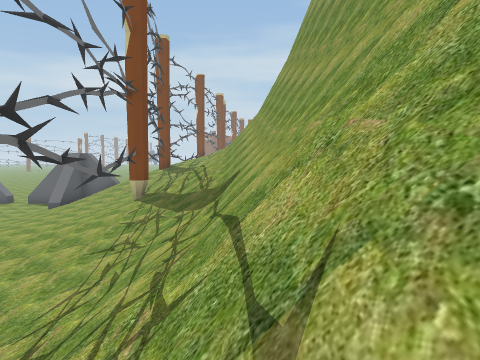
View 1 (above)

24 first-person views from a walk through a 3-D level made in the Unity game engine. The camera is 1.2 m above the floor, tilts 4° down and sees 70° across. The floor is counted in squares, 2 m on a side. Each view is taken from the middle of a square. On the plan, view 1 faces up. The plan holds only what a view shows up to about 10 squares ahead; the rest is blank. The place goes on beyond the plan. The player character is not drawn.

View 2
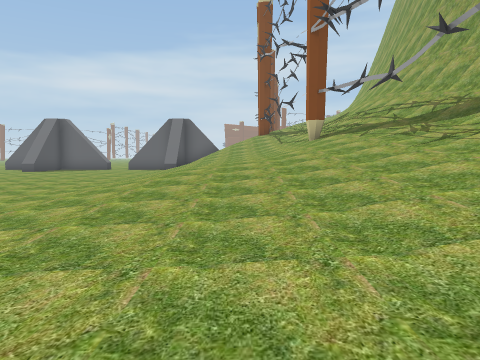

View 3
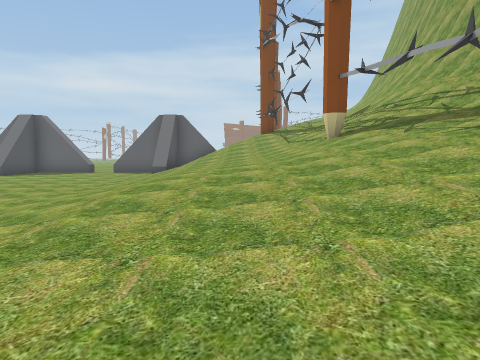

View 4
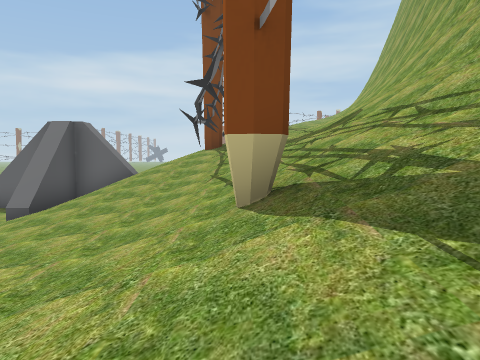

View 5
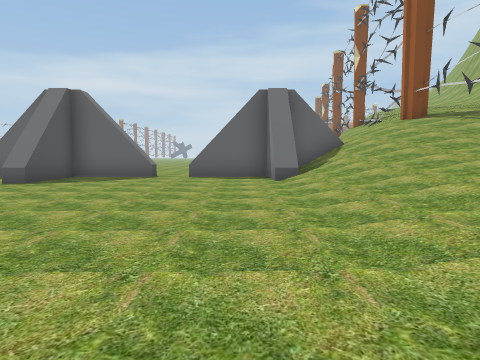

View 6
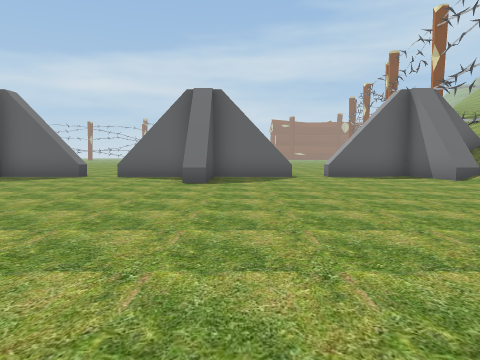

View 7
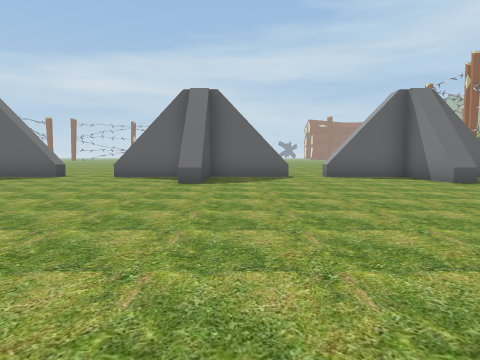

View 8
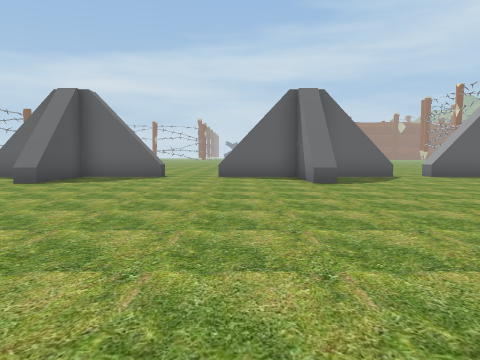

View 9
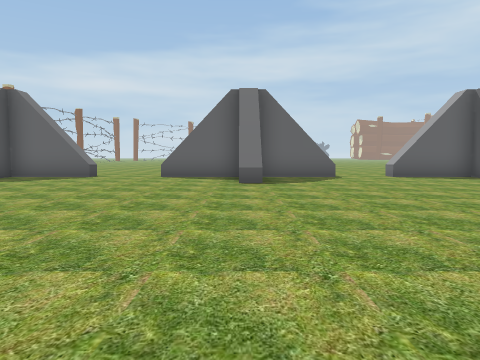

View 10
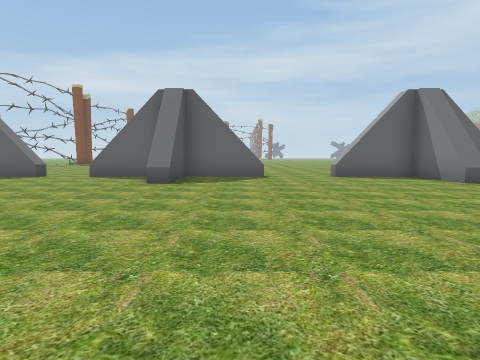

View 11
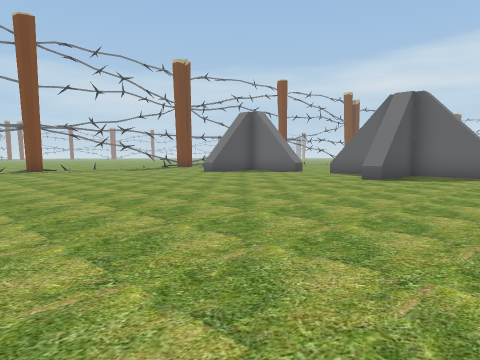

View 12
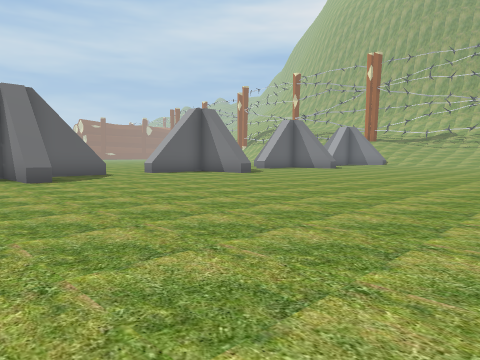

View 13
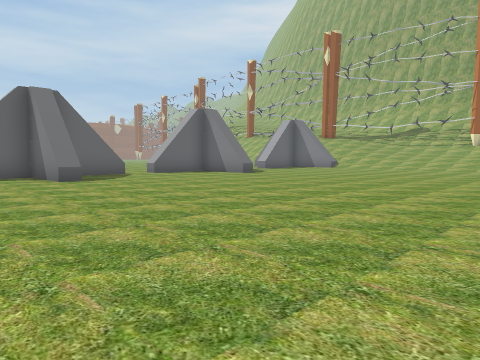

View 14
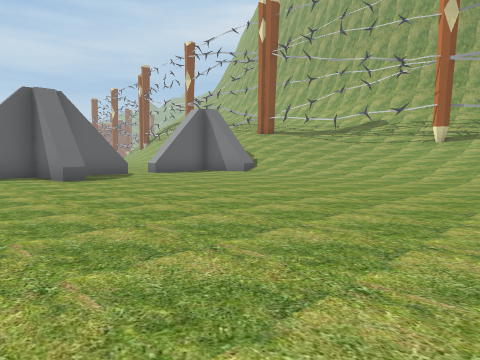

View 15
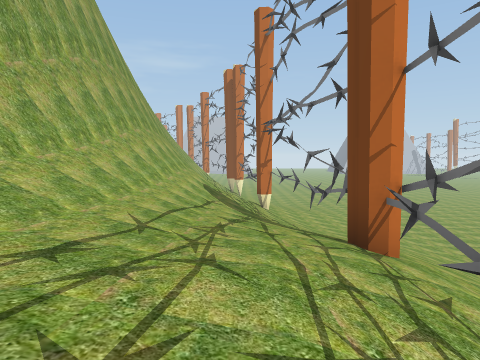

View 16
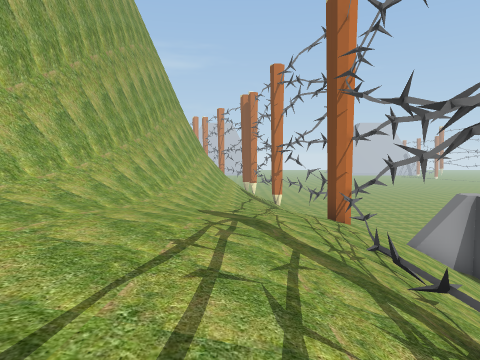

View 17
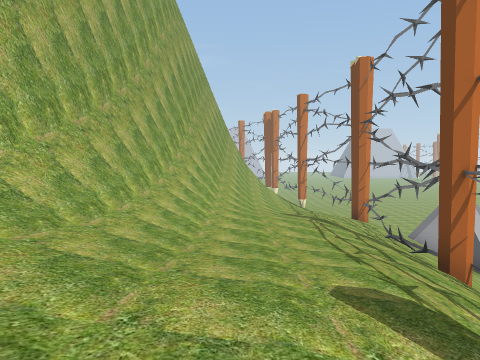

View 18
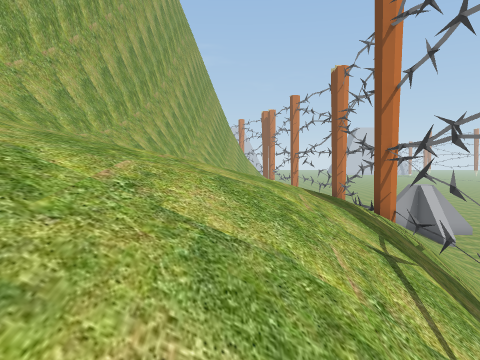

View 19
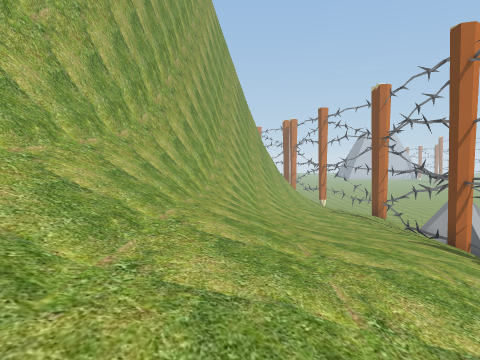

View 20
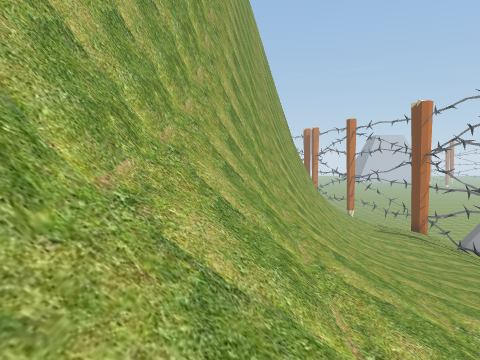

View 21
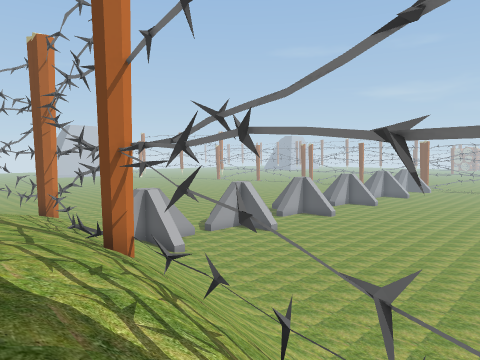

View 22
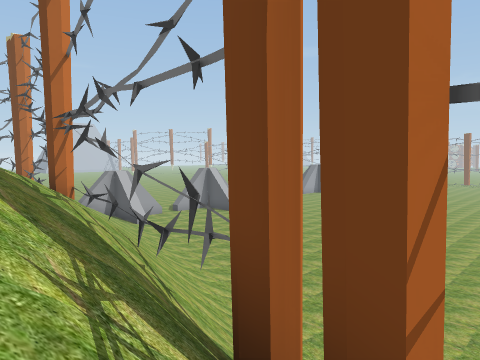

View 23
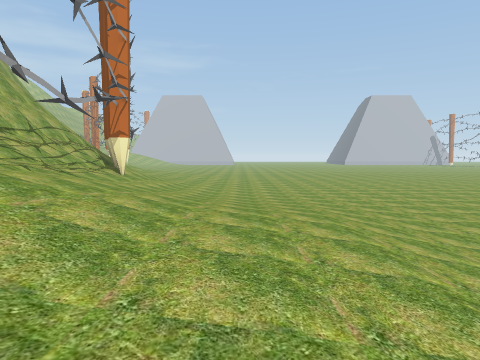

View 24
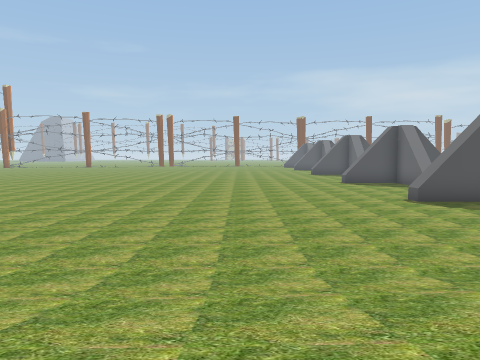

### Floor plan
Key: @ floor where view 1 was taken; # wall or solid block; x gap in a wall; . main floor; : floor 0.25 m higher than the main floor; / step, stairs or slope; = window, fence, low wall or low ledge; v drop or lower ground.
Columns run from 37 left of view 1 to 6 right of it. Each row starts with its distance up from view 1.
 34                                    //// / /
 33                             ...    #///////=
 32                             ...    #///////#
 31                                .///#//////=#
 30                             ....///#//////##
 29                           ......//#//////=#
 28                           .....///#//////##
 27                             ...//////////#
 26                             .../////////##
 25                              ..///x/////##
 24                               ////=/////#
 23                                ///=/////#
 22                                 ///////##
 21                                 ///////#
 20                                ////////#
 19                               ///#////##
 18                               ///x////#
 17 .#####..#####..#####.#####.####//#////#
 16 ...#......#......#.....#.....#///v////#
 15 ...#......#......#.....#.....#///#////#
 14 .............................////////##
 13 .............................////#///#
 12 .............................////////#
 11 .............................////////#
 10 ............................./////#//#
  9 .............................////////#
  8 .............................////////#
  7 .............................////////#
  6     ........  ....  .........////////#
  5                       ....  ..///////#
  4                       ...  ...///////##
  3                           .....://///##
  2                           ......://##/#
  1                           ......:///#/=
  0                                 .    @

Where each view was taken, in squares from view 1:
view 1: 0 up, 0 right, facing up
view 2: 0 up, 5 left, facing up
view 3: 2 up, 5 left, facing up
view 4: 7 up, 3 left, facing up
view 5: 7 up, 9 left, facing up
view 6: 7 up, 13 left, facing up
view 7: 7 up, 19 left, facing up
view 8: 7 up, 22 left, facing up
view 9: 7 up, 27 left, facing up
view 10: 7 up, 32 left, facing up
view 11: 6 up, 30 left, facing up-left
view 12: 6 up, 29 left, facing up-right
view 13: 6 up, 23 left, facing up-right
view 14: 6 up, 17 left, facing up-right
view 15: 22 up, 2 left, facing down
view 16: 27 up, 1 left, facing down
view 17: 31 up, 1 right, facing down
view 18: 34 up, 1 right, facing down
view 19: 34 up, 3 right, facing down
view 20: 34 up, 5 right, facing down
view 21: 31 up, 0 right, facing down-left
view 22: 34 up, 0 right, facing down-left
view 23: 11 up, 5 left, facing down
view 24: 10 up, 5 left, facing left
